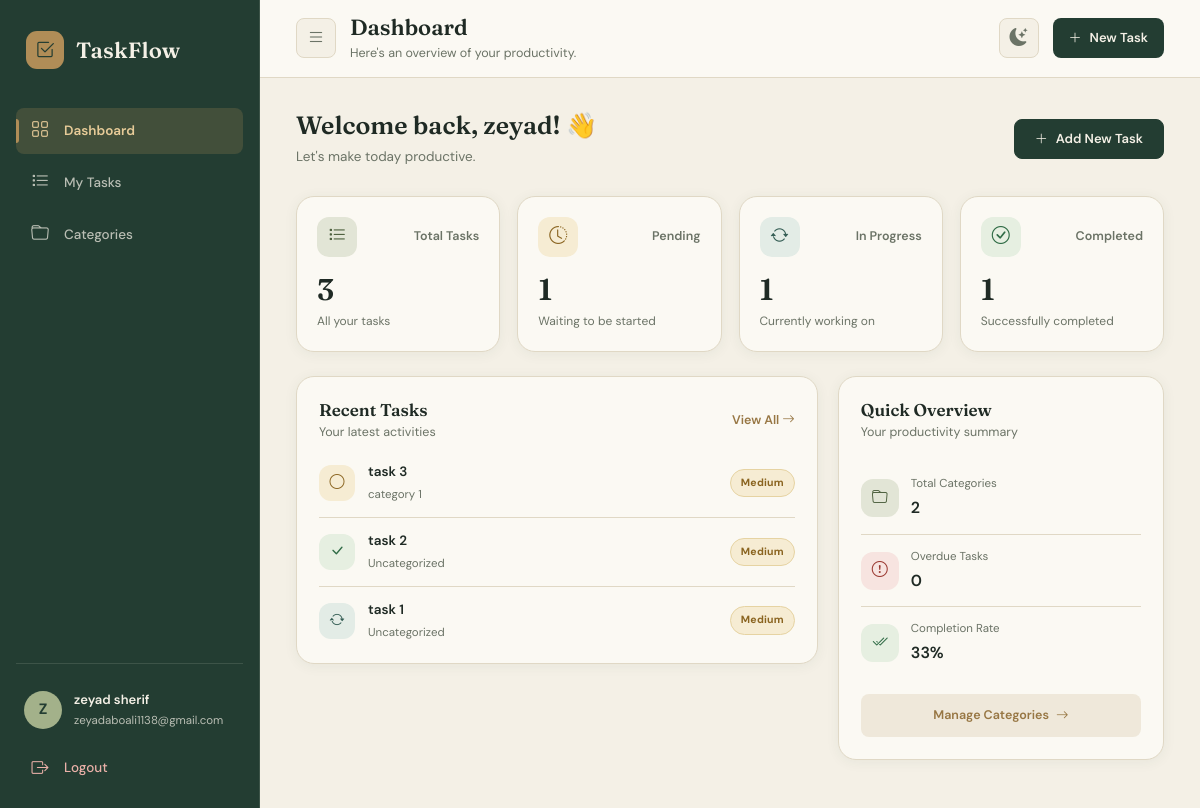
The app's page /tasks/ (signed in) with its own data.
### tasks/models.py (models this page shows, shortened)
class Task(models.Model):
    class Status(models.TextChoices):
        PENDING = "PENDING", "Pending"
        IN_PROGRESS = "IN_PROGRESS", "In Progress"
        COMPLETED = "COMPLETED", "Completed"
    class Priority(models.TextChoices):
        HIGH = "HIGH", 'High'
        MEDIUM = "MEDIUM", 'Medium'
        LOW = "LOW", 'Low'
    user = models.ForeignKey(User, on_delete=models.CASCADE, related_name='tasks')
    category = models.ForeignKey(Category, on_delete=models.SET_NULL, null=True, blank=True, related_name='tasks')
    title = models.CharField(max_length=50)
    description = models.TextField(max_length=256, null=True, blank=True)
    priority = models.CharField(max_length=20, choices=Priority.choices , default=Priority.MEDIUM)
    status = models.CharField(max_length=20 , choices=Status.choices, default=Status.PENDING)
    created_at = models.DateTimeField(auto_now_add=True)
    updated_at = models.DateTimeField(auto_now=True)
    due_date = models.DateTimeField(blank=True, null=True)
    class Meta:
        ordering=['-created_at']

### categories/models.py (models this page shows, shortened)
class Category(models.Model):
    user = models.ForeignKey(User,on_delete=models.CASCADE, related_name='categories')
    name = models.CharField (max_length=50)
    created_at = models.DateTimeField(auto_now=False, auto_now_add=True)
    class Meta:
        constraints = [
            models.UniqueConstraint(
                fields=['user','name'],
                name= 'unique_category_name_per_user'
            )
        ]
        ordering = ['name']

### tasks/views.py (the view)
# urls.py: path('',dashboard, name='dashboard'),
@login_required
def dashboard(request):
    tasks = Task.objects.filter(user=request.user)
    total_tasks = tasks.count()
    pending_tasks = tasks.filter(status=Task.Status.PENDING).count()
    in_progress_tasks = tasks.filter(status=Task.Status.IN_PROGRESS).count()
    completed_tasks = tasks.filter(status=Task.Status.COMPLETED).count()
    recent_tasks = tasks.order_by('-created_at')[:5]
    total_categories = Category.objects.filter(user=request.user).count()
    overdue_tasks = tasks.filter(due_date__lt=timezone.now()).exclude(status=Task.Status.COMPLETED)
    context = {
        'total_tasks':total_tasks,
        'pending_tasks':pending_tasks,
        'in_progress_tasks':in_progress_tasks,
        'completed_tasks':completed_tasks,
        'recent_tasks':recent_tasks,
        'total_categories':total_categories,
        'overdue_tasks': overdue_tasks,
        'overdue_count': overdue_tasks.count(),
    }
    return render(request, 'tasks/dashboard.html', context)

### templates/tasks/dashboard.html (shortened to what this page needs)
{% extends 'base.html' %}
{% load static %}
{% block page_heading %}Dashboard{% endblock %}
{% block page_subtitle %}Here's an overview of your productivity.{% endblock %}
{% block extra_css %}
<link rel="stylesheet" href="{% static 'css/dashboard.css' %}">
{% endblock %}
{% block content %}
<div class="welcome-section">
    <div>
        <h2>Welcome back, {{ user.first_name|default:user.username }}! 👋</h2>
        <p>Let's make today productive.</p>
    </div>
    <a href="{% url 'task_create' %}" class="primary-btn">
        <i class="bi bi-plus-lg" aria-hidden="true"></i>
        Add New Task
    </a>
</div>
<div class="stats-grid">
    <div class="stat-card">
        <div class="stat-top">
            <div class="stat-icon purple">
                <i class="bi bi-list-task" aria-hidden="true"></i>
            </div>
            <span class="stat-label">Total Tasks</span>
        </div>
        <h2>{{ total_tasks }}</h2>
        <p>All your tasks</p>
    </div>
    <div class="stat-card">
        <div class="stat-top">
            <div class="stat-icon orange">
                <i class="bi bi-clock-history" aria-hidden="true"></i>
            </div>
            <span class="stat-label">Pending</span>
        </div>
        <h2>{{ pending_tasks }}</h2>
        <p>Waiting to be started</p>
    </div>
    <div class="stat-card">
        <div class="stat-top">
            <div class="stat-icon blue">
                <i class="bi bi-arrow-repeat" aria-hidden="true"></i>
            </div>
            <span class="stat-label">In Progress</span>
        </div>
        <h2>{{ in_progress_tasks }}</h2>
        <p>Currently working on</p>
    </div>
    <div class="stat-card">
        <div class="stat-top">
            <div class="stat-icon green">
                <i class="bi bi-check-circle" aria-hidden="true"></i>
            </div>
            <span class="stat-label">Completed</span>
        </div>
        <h2>{{ completed_tasks }}</h2>
        <p>Successfully completed</p>
    </div>
</div>
<div class="dashboard-grid">
    <div class="dashboard-panel recent-panel">
        <div class="panel-header">
            <div>
                <h3>Recent Tasks</h3>
                <p>Your latest activities</p>
            </div>
            <a href="{% url 'task_list' %}" class="view-all-link">
                View All <i class="bi bi-arrow-right" aria-hidden="true"></i>
            </a>
        </div>
        {% if recent_tasks %}
            <div class="recent-tasks-list">
                {% for task in recent_tasks %}
                    <div class="recent-task-item">
                        <div class="task-status-icon {% if task.status == 'COMPLETED' %}completed{% elif task.status == 'IN_PROGRESS' %}in-progress{% else %}pending{% endif %}" title="{{ task.get_status_display }}">
                            {% if task.status == 'COMPLETED' %}
                                <i class="bi bi-check-lg" aria-hidden="true"></i>
                            {% elif task.status == 'IN_PROGRESS' %}
                                <i class="bi bi-arrow-repeat" aria-hidden="true"></i>
                            {% else %}
                                <i class="bi bi-circle" aria-hidden="true"></i>
                            {% endif %}
                        </div>
                        <div class="recent-task-info">
                            <a href="{% url 'task_detail' task.pk %}">
                                {{ task.title }}
                            </a>
                            <span>
                                {% if task.category %}
                                    {{ task.category.name }}
                                {% else %}
                                    Uncategorized
                                {% endif %}
                            </span>
                        </div>
                        <div class="task-priority {% if task.priority == 'HIGH' %}priority-high{% elif task.priority == 'MEDIUM' %}priority-medium{% else %}priority-low{% endif %}">
                            {{ task.get_priority_display }}
                        </div>
                    </div>
                {% endfor %}
            </div>
        {% endif %}
    </div>
    <div class="dashboard-panel overview-panel">
        <div class="panel-header">
            <div>
                <h3>Quick Overview</h3>
                <p>Your productivity summary</p>
            </div>
        </div>
        <div class="overview-item">
            <div class="overview-icon purple">
                <i class="bi bi-folder" aria-hidden="true"></i>
            </div>
            <div>
                <span>Total Categories</span>
                <strong>{{ total_categories }}</strong>
            </div>
        </div>
        <div class="overview-item">
            <div class="overview-icon red">
                <i class="bi bi-exclamation-circle" aria-hidden="true"></i>
            </div>
            <div>
                <span>Overdue Tasks</span>
                <strong>{{ overdue_count }}</strong>
            </div>
        </div>
        <div class="overview-item">
            <div class="overview-icon green">
                <i class="bi bi-check2-all" aria-hidden="true"></i>
            </div>
            <div>
                <span>Completion Rate</span>
                <strong>
                    {% if total_tasks > 0 %}
                        {% widthratio completed_tasks total_tasks 100 %}%
                    {% else %}
                        0%
                    {% endif %}
                </strong>
            </div>
        </div>
        <a href="{% url 'category_list' %}" class="manage-categories-link">
            Manage Categories
            <i class="bi bi-arrow-right" aria-hidden="true"></i>
        </a>
    </div>
</div>
{% endblock %}

### templates/base.html (shortened to what this page needs)
{% load static %}
<!DOCTYPE html>
<html lang="en" data-theme="light">
<head>
    <link href="https://cdn.jsdelivr.net/npm/bootstrap@5.3.3/dist/css/bootstrap.min.css" rel="stylesheet">
    <link rel="stylesheet" href="https://cdn.jsdelivr.net/npm/bootstrap-icons@1.11.3/font/bootstrap-icons.min.css">
    <link rel="stylesheet" href="{% static 'css/base.css' %}">
    {% block extra_css %}{% endblock %}
</head>
<body{% if not request.user.is_authenticated %} class="auth-body"{% endif %}>
    <div class="app-layout">
        <aside class="sidebar" id="sidebar" aria-label="Primary">
            <a href="{% url 'dashboard' %}" class="sidebar-brand">
                <span class="brand-icon">
                    <i class="bi bi-check2-square"></i>
                </span>
                <span class="brand-name">TaskFlow</span>
            </a>
            <nav class="sidebar-nav" aria-label="Main navigation">
                {% with current=request.resolver_match.url_name %}
                    <a href="{% url 'dashboard' %}"
                       class="sidebar-link {% if current == 'dashboard' %}active{% endif %}"
                       {% if current == 'dashboard' %}aria-current="page"{% endif %}>
                        <i class="bi bi-grid"></i>
                        <span>Dashboard</span>
                    </a>
                    <a href="{% url 'task_list' %}"
                       class="sidebar-link {% if 'task' in current %}active{% endif %}"
                       {% if 'task' in current %}aria-current="page"{% endif %}>
                        <i class="bi bi-list-task"></i>
                        <span>My Tasks</span>
                    </a>
                    <a href="{% url 'category_list' %}"
                       class="sidebar-link {% if 'category' in current %}active{% endif %}"
                       {% if 'category' in current %}aria-current="page"{% endif %}>
                        <i class="bi bi-folder"></i>
                        <span>Categories</span>
                    </a>
                {% endwith %}
            </nav>
            <div class="sidebar-bottom">
                <div class="sidebar-user">
                    <div class="user-avatar" aria-hidden="true">
                        {{ request.user.username|slice:":1"|upper }}
                    </div>
                    <div class="user-info">
                        <strong>{{ request.user.get_full_name|default:request.user.username }}</strong>
                        <small>{{ request.user.email|default:"Account" }}</small>
                    </div>
                </div>
                <form method="POST" action="{% url 'logout' %}" class="logout-form">
                    <button type="submit" class="logout-btn">
                        <i class="bi bi-box-arrow-right"></i>
                        <span>Logout</span>
                    </button>
                </form>
            </div>
        </aside>
        <main class="main-content" id="mainContent">
            <header class="topbar">
                <div class="topbar-left">
                    <button type="button"
                            class="sidebar-toggle"
                            id="sidebarToggle"
                            aria-label="Toggle navigation"
                            aria-controls="sidebar"
                            aria-expanded="false">
                        <i class="bi bi-list"></i>
                    </button>
                    <div class="topbar-heading">
                        <h1>{% block page_heading %}Dashboard{% endblock %}</h1>
                        <div class="topbar-subtitle">{% block page_subtitle %}{% endblock %}</div>
                    </div>
                </div>
                <div class="topbar-right">
                    <button type="button"
                            class="theme-toggle"
                            id="themeToggle"
                            aria-label="Switch to dark mode"
                            title="Switch to dark mode">
                        <i class="bi bi-moon-stars-fill theme-icon-moon"></i>
                    </button>
                    <a href="{% url 'task_create' %}" class="topbar-create-btn">
                        <i class="bi bi-plus-lg"></i>
                        <span>New Task</span>
                    </a>
                </div>
            </header>
            <section class="page-content">
                {% block content %}{% endblock %}
            </section>
        </main>
    </div>
</body>
</html>

### records on screen
Task: status "PENDING" (drawn), title "task 3", category.name "category 1", priority "Medium"
Task: status "COMPLETED" (drawn), title "task 2", shows "Uncategorized", priority "Medium"
Task: status "IN_PROGRESS" (drawn), title "task 1", shows "Uncategorized", priority "Medium"

### other values on screen
{{ request.user.username|slice:":1"|upper }} "Z"
{{ request.user.get_full_name|default:request.user.username }} "zeyad sherif"
{{ request.user.email|default:"Account" }} "zeyadaboali1138@gmail.com"
{{ user.first_name|default:user.username }} "zeyad"
{{ total_tasks }} "3"
{{ pending_tasks }} "1"
{{ in_progress_tasks }} "1"
{{ completed_tasks }} "1"
{{ total_categories }} "2"
{{ overdue_count }} "0"
